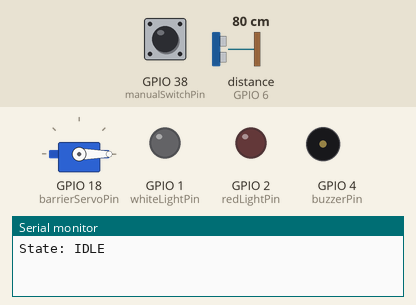
The sketch below on a simulated ESP32-S3. Shown: servo, output pins drawn as LEDs (lit = HIGH), buzzer (waves = sounding, pin HIGH), the last lines printed to the serial monitor. Wiring (inferred from the names in the program): ultrasonic range finder: trigger GPIO 5; echo GPIO 6. Dashed ring = blinking. Inputs (shaded band) come from the test bench; at power-on: distance to the obstacle (sensor on GPIO 6) 80 cm, GPIO 38 (manualSwitchPin) HIGH. The echo pulse lasts 58.3 µs per cm; pins used as bus, display or sensor lines are not drawn.

Above: at 1.2 s.
1.3 s: distance to the obstacle (sensor on GPIO 6) set to 2 cm
4.3 s: GPIO 38 (manualSwitchPin) pulled LOW for 0.15 s
At 4.8 s:
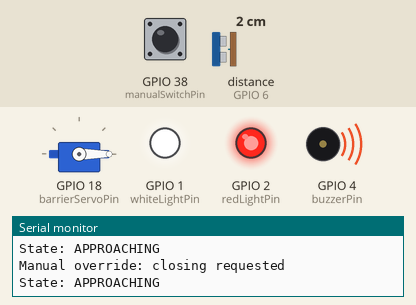
13.4 s: GPIO 38 (manualSwitchPin) pulled LOW for 3.2 s
At 13.55 s:
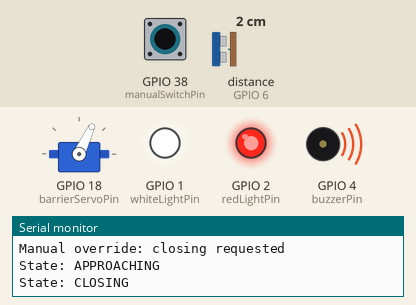
At 15.91 s:
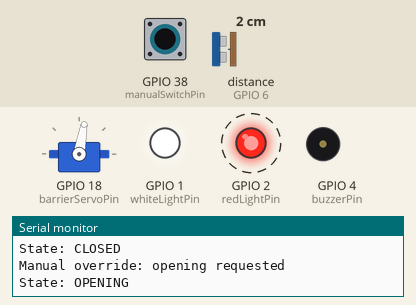
18.1 s: distance to the obstacle (sensor on GPIO 6) set to 9 cm
21.1 s: distance to the obstacle (sensor on GPIO 6) set to 12 cm
Timing chart, 0 to 25.1 s (numbered marks = the images above; inputs shaded):
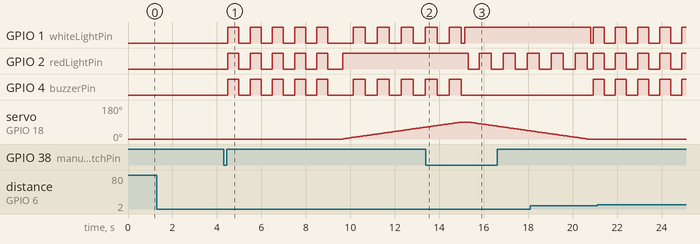

The sketch:

railway-barrier.ino
```cpp
#include <ESP32Servo.h>

/*
  Railway Barrier System - Smart City Prototype

  This system simulates a railway crossing using:
  - Ultrasonic sensor (automatic train detection)
  - Push button (manual override)
  - Servo motor (barrier movement)
  - LED lights (visual warning)
  - Buzzer (audible warning)

  The system is controlled using a Finite State Machine (FSM).
*/

Servo barrierServo;

// -------------------- FSM States --------------------
enum BarrierState {
  IDLE,         // Barrier open, no train detected
  APPROACHING,  // Train detected or manual close requested
  CLOSING,      // Barrier is closing
  CLOSED,       // Barrier fully closed
  OPENING,      // Barrier is opening
  ERROR_STATE   // System error
};

// -------------------- Pin Configuration --------------------
const int manualSwitchPin = 38;

const int buzzerPin = 4;

const int trigPin = 5;
const int echoPin = 6;

const int redLightPin = 2;
const int whiteLightPin = 1;
const int barrierServoPin = 18;

// -------------------- Barrier Settings --------------------
const int barrierOpenAngle = 0;
const int barrierClosedAngle = 90;

const int barrierMoveDelay = 60;
const int blinkInterval = 500;

// -------------------- Detection Settings --------------------
const float detectionThresholdCm = 10.0;
const unsigned long requiredDetectTimeMs = 3000;

// -------------------- System State --------------------
BarrierState currentState = IDLE;

unsigned long detectStartTime = 0;
bool detectTimerRunning = false;

bool lastButtonState = HIGH;

// -------------------- Helper Functions --------------------

// Prints current FSM state
void printState(BarrierState state) {
  switch (state) {
    case IDLE: Serial.println("State: IDLE"); break;
    case APPROACHING: Serial.println("State: APPROACHING"); break;
    case CLOSING: Serial.println("State: CLOSING"); break;
    case CLOSED: Serial.println("State: CLOSED"); break;
    case OPENING: Serial.println("State: OPENING"); break;
    case ERROR_STATE: Serial.println("State: ERROR"); break;
  }
}

// Turns both lights OFF
void turnLightsOff() {
  digitalWrite(redLightPin, LOW);
  digitalWrite(whiteLightPin, LOW);
}

// Turns both lights ON
void turnLightsOn() {
  digitalWrite(redLightPin, HIGH);
  digitalWrite(whiteLightPin, HIGH);
}

// Turns buzzer ON
void buzzerOn() {
  digitalWrite(buzzerPin, HIGH);
}

// Turns buzzer OFF
void buzzerOff() {
  digitalWrite(buzzerPin, LOW);
}

// Reads distance from ultrasonic sensor
float getDistanceCm() {
  long duration;

  digitalWrite(trigPin, LOW);
  delayMicroseconds(2);

  digitalWrite(trigPin, HIGH);
  delayMicroseconds(10);
  digitalWrite(trigPin, LOW);

  duration = pulseIn(echoPin, HIGH, 30000);

  if (duration == 0) {
    return 999.0;
  }

  return duration * 0.034 / 2.0;
}

// Returns true if object is within detection range
bool isTrainDetected() {
  float distance = getDistanceCm();
  return (distance > 0 && distance < detectionThresholdCm);
}

// Returns true if detection is stable for a defined time
bool isStableDetection(bool detected) {
  if (detected) {
    if (!detectTimerRunning) {
      detectStartTime = millis();
      detectTimerRunning = true;
    }

    if (millis() - detectStartTime >= requiredDetectTimeMs) {
      detectTimerRunning = false;
      return true;
    }
  } else {
    detectTimerRunning = false;
  }

  return false;
}

// Returns true only once when the button is pressed
bool isManualOverridePressed() {
  bool currentButtonState = digitalRead(manualSwitchPin);
  bool pressed = (lastButtonState == HIGH && currentButtonState == LOW);
  lastButtonState = currentButtonState;
  return pressed;
}

// -------------------- Setup --------------------
void setup() {
  pinMode(manualSwitchPin, INPUT_PULLUP);

  pinMode(trigPin, OUTPUT);
  pinMode(echoPin, INPUT);

  pinMode(redLightPin, OUTPUT);
  pinMode(whiteLightPin, OUTPUT);
  pinMode(buzzerPin, OUTPUT);

  barrierServo.attach(barrierServoPin);

  Serial.begin(115200);

  turnLightsOff();
  buzzerOff();
  barrierServo.write(barrierOpenAngle);

  printState(currentState);
}

// -------------------- Main Loop --------------------
void loop() {
  bool trainDetected = isTrainDetected();
  bool manualOverridePressed = isManualOverridePressed();

  switch (currentState) {

    case IDLE:
      // System idle: barrier open, no warnings active
      turnLightsOff();
      buzzerOff();
      barrierServo.write(barrierOpenAngle);

      // Automatic trigger by sensor
      if (isStableDetection(trainDetected)) {
        Serial.println("Automatic trigger: train detected");
        currentState = APPROACHING;
        printState(currentState);
      }

      // Manual trigger by push button
      if (manualOverridePressed) {
        Serial.println("Manual override: closing requested");
        currentState = APPROACHING;
        printState(currentState);
      }
      break;

    case APPROACHING:
      // Warning phase before barrier closes
      for (int i = 0; i < 5; i++) {
        turnLightsOn();
        buzzerOn();
        delay(blinkInterval);

        turnLightsOff();
        buzzerOff();
        delay(blinkInterval);
      }

      currentState = CLOSING;
      printState(currentState);
      break;

    case CLOSING: {
      int blinkCounter = 0;
      bool whiteState = false;
      bool buzzerState = false;

      for (int pos = barrierOpenAngle; pos <= barrierClosedAngle; pos++) {
        barrierServo.write(pos);
        delay(barrierMoveDelay);

        blinkCounter += barrierMoveDelay;

        if (blinkCounter >= blinkInterval) {
          whiteState = !whiteState;
          buzzerState = !buzzerState;
          blinkCounter = 0;
        }

        digitalWrite(redLightPin, HIGH);
        digitalWrite(whiteLightPin, whiteState);
        digitalWrite(buzzerPin, buzzerState);
      }

      currentState = CLOSED;
      printState(currentState);
      break;
    }

    case CLOSED:
      // Barrier closed: both lights on, buzzer off
      turnLightsOn();
      buzzerOff();
      barrierServo.write(barrierClosedAngle);

      // Automatic trigger by sensor
      if (isStableDetection(trainDetected)) {
        Serial.println("Automatic trigger: opening requested");
        currentState = OPENING;
        printState(currentState);
      }

      // Manual trigger by push button
      if (manualOverridePressed) {
        Serial.println("Manual override: opening requested");
        currentState = OPENING;
        printState(currentState);
      }
      break;

    case OPENING: {
      int blinkCounter = 0;
      bool redState = false;

      for (int pos = barrierClosedAngle; pos >= barrierOpenAngle; pos--) {
        barrierServo.write(pos);
        delay(barrierMoveDelay);

        blinkCounter += barrierMoveDelay;

        if (blinkCounter >= blinkInterval) {
          redState = !redState;
          blinkCounter = 0;
        }

        digitalWrite(redLightPin, redState);
        digitalWrite(whiteLightPin, HIGH);
      }

      currentState = IDLE;
      printState(currentState);
      break;
    }

    case ERROR_STATE:
      buzzerOff();
      digitalWrite(redLightPin, HIGH);
      digitalWrite(whiteLightPin, LOW);
      delay(200);

      buzzerOn();
      digitalWrite(redLightPin, LOW);
      digitalWrite(whiteLightPin, HIGH);
      delay(200);
      break;
  }

  delay(100);
}
```

Measured:
- after the input at 1.3 s, every drawn part: stays the same
- after the input at 13.4 s, GPIO 2 (redLightPin): alternates HIGH for 0.54 s and LOW for 0.54 s, starting after 1.9 s
